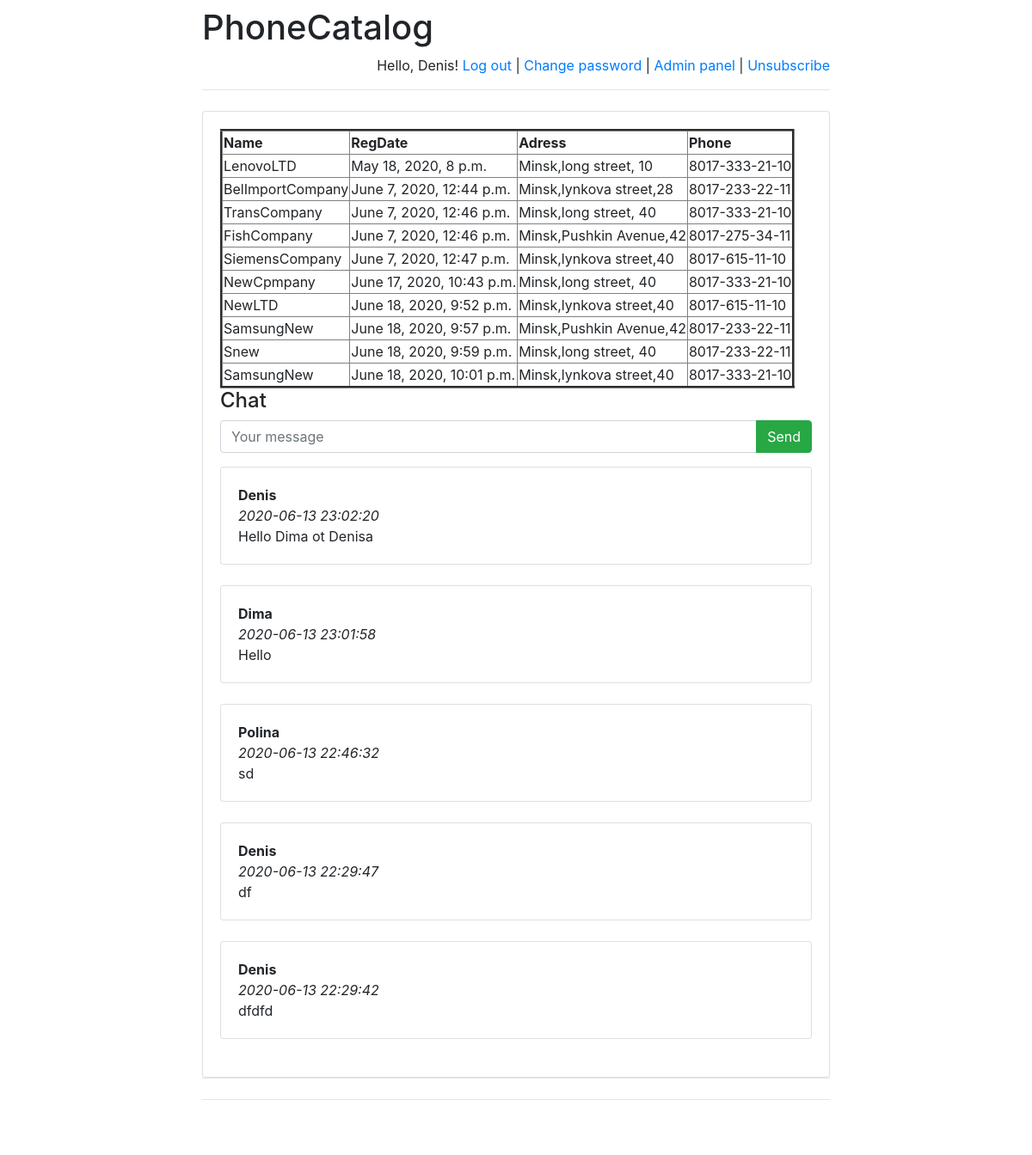
Page /AppPhoneCatalog/ (signed in) on the earlier database version.
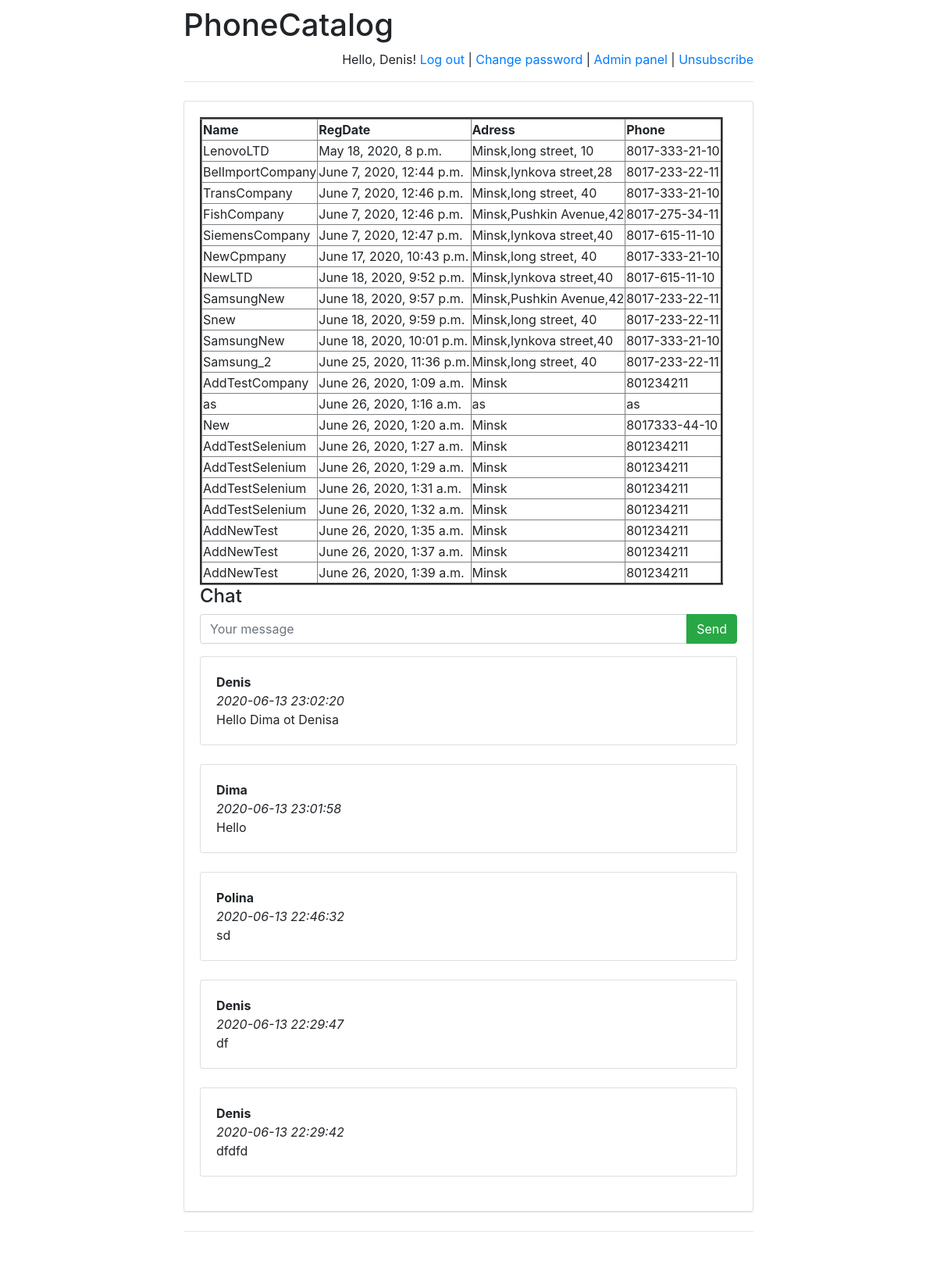
Same page on the later database version.
### AppPhoneCatalog/models.py (models this page shows)
class Catalog(models.Model):
    Name = models.CharField(max_length=255)
    RegDate = models.DateTimeField('date published')
    Adress = models.CharField(max_length=255)
    Phone = models.CharField(max_length=30)

class Message(models.Model):
    author = models.ForeignKey(
        User,
        verbose_name='Пользователь', on_delete=models.CASCADE)
    message = models.TextField('Сообщение')
    pub_date = models.DateTimeField(
        'Дата сообщения',
        default=timezone.now)

### AppPhoneCatalog/views.py (the view)
def index(request):
    return render(
        request,
        "index.html",
        {
            "Catalog": Catalog.objects.order_by('RegDate')[:23],
            "latest_messages": Message.objects.order_by('-pub_date')[:5]
        }
    )

### AppPhoneCatalog/templates/index.html (shortened to what this page needs)
<!DOCTYPE html>
<html lang="en" xmlns="http://www.w3.org/1999/html">
<head>
</head>
<body>
{% extends "base.html"%}
{% block main_2 %}
{% if Catalog %}
    <table border="3px, double, black">
        <tr>
            <th>Name</th>
            <th>RegDate</th>
            <th>Adress</th>
            <th>Phone</th>
        </tr>
        {% for CatalogOb in Catalog %}
            <tr>
                <td>{{ CatalogOb.Name}}</td>
                <td>{{ CatalogOb.RegDate}}</td>
                <td>{{ CatalogOb.Adress}}</td>
                <td>{{ CatalogOb.Phone}}</td>
            </tr>
        {% endfor %}
    </table>
{% else %}
    <p>Empty reference list</p>
{% endif %}
<h4>Chat</h4>
    <form action="post/" method="post">
    <div class="input-group mb-3">
      <input type="text"
             class="form-control"
             placeholder="Your message"
             name="message"/>
      <div class="input-group-append">
        <input class="btn btn-success"
                type="submit"
                value="Send"/>
      </div>
    </div>
</form>
    <div id="history">
    {% for message in latest_messages %}
        <div class="card">
        <div class="card-body">
            <strong>
                {{ message.author.username }}
            </strong>
            <br/>
            <em>
                {{ message.pub_date|date:'Y-m-d H:i:s' }}
            </em>
            <br/>
            {{ message.message }}
        </div>
        </div>
        <br/>
    {% endfor %}
</div>
{% endblock %}

### AppPhoneCatalog/templates/base.html (shortened to what this page needs)
<!doctype html>
<html lang="en">
<head>
    <link rel="stylesheet"
href="https://stackpath.bootstrapcdn.com/bootstrap/4.1.3/css/bootstrap.min.css">
</head>
<body>
<div class="container">
    <div class="row justify-content-center">
        <div class="col-8">
            <h1 class="mt-2">PhoneCatalog</h1>
            {% if user.is_authenticated %}
                <p class="text-right">
                    Hello, {{ user.username }}!
                    <a href="/AppPhoneCatalog/logout/">Log out</a> |
                    <a href="/AppPhoneCatalog/passwordChange/">
                        Change password
                    </a> |
                {% if user.is_staff %}
                    <a href="/AppPhoneCatalog/admin/">Admin panel</a> |
                    {% endif %}
                {% if user.email == '' %}
                    <a href="/AppPhoneCatalog/subscribe/"> Subscribe</a> |
                    {% else %}
                    <a href="/AppPhoneCatalog/unsubscribe/"> Unsubscribe </a>
                    {% endif %}
                </p>
                 <hr class="mt-0 mb-4">
                <div class="card">
                     <div class="card-body">
                    {% block main_2 %}
                    {% endblock %}
                    </div>
                </div>
            {% else %}
                <p class="text-right">
                    <a href="/AppPhoneCatalog/logIn/">Log in</a> |
                    <a href="/AppPhoneCatalog/register/">Register</a>
                </p>
            {% endif %}
            <hr class="mt-0 mb-4">
        <hr class="mt-0 mb-4">
            <div class="card" style="border: hidden">
                <div class="card-body">
                </div>
            </div>
        </div>
    </div>
</div>
</body>
</html>

Differences in the rows shown:
added Catalog: Name "Samsung_2", RegDate "June 25, 2020, 11:36 p.m.", Adress "Minsk,long street, 40", Phone "8017-233-22-11"
added Catalog: Name "AddTestCompany", RegDate "June 26, 2020, 1:09 a.m.", Adress "Minsk", Phone "801234211"
added Catalog: Name "as", RegDate "June 26, 2020, 1:16 a.m.", Adress "as", Phone "as"
added Catalog: Name "New", RegDate "June 26, 2020, 1:20 a.m.", Adress "Minsk", Phone "8017333-44-10"
added Catalog: Name "AddTestSelenium", RegDate "June 26, 2020, 1:27 a.m.", Adress "Minsk", Phone "801234211"
added Catalog: Name "AddTestSelenium", RegDate "June 26, 2020, 1:29 a.m.", Adress "Minsk", Phone "801234211"
added Catalog: Name "AddTestSelenium", RegDate "June 26, 2020, 1:31 a.m.", Adress "Minsk", Phone "801234211"
added Catalog: Name "AddTestSelenium", RegDate "June 26, 2020, 1:32 a.m.", Adress "Minsk", Phone "801234211"
added Catalog: Name "AddNewTest", RegDate "June 26, 2020, 1:35 a.m.", Adress "Minsk", Phone "801234211"
added Catalog: Name "AddNewTest", RegDate "June 26, 2020, 1:37 a.m.", Adress "Minsk", Phone "801234211"
added Catalog: Name "AddNewTest", RegDate "June 26, 2020, 1:39 a.m.", Adress "Minsk", Phone "801234211"
